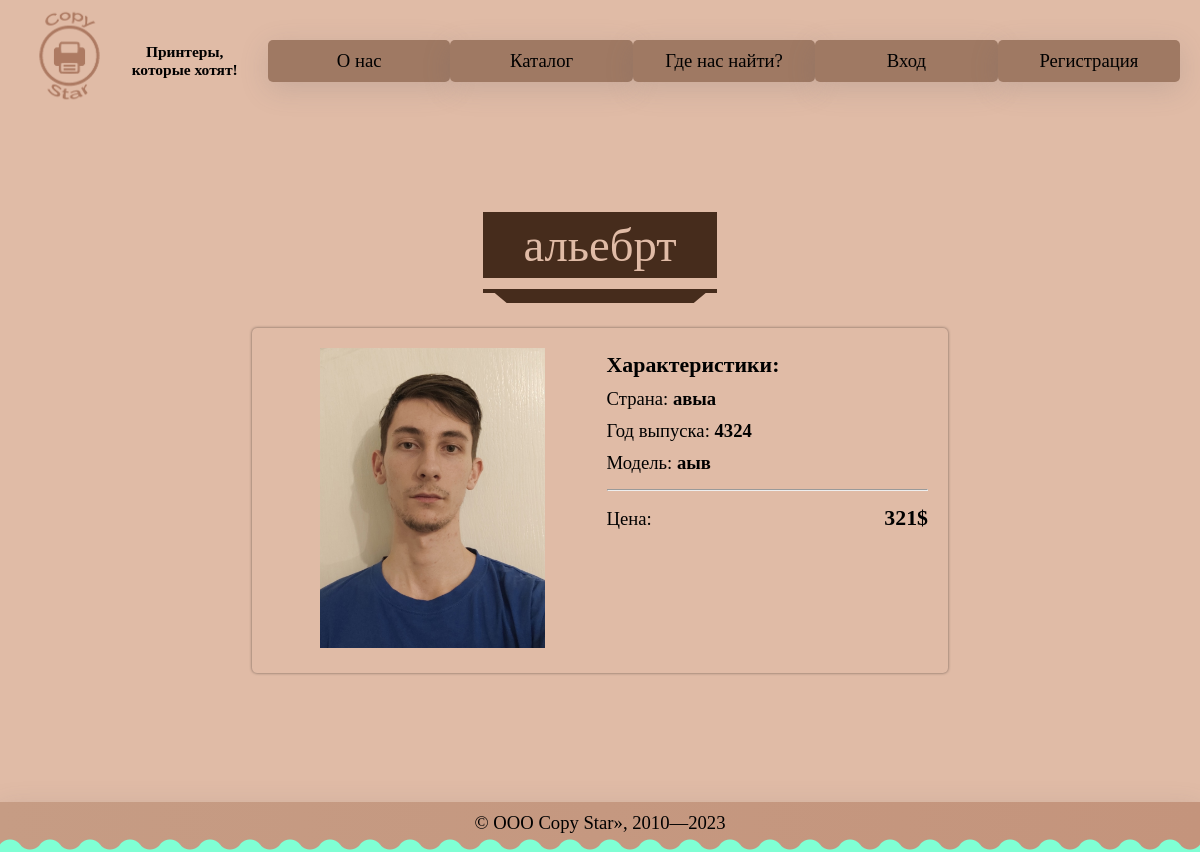
/product.php?id=6, run on the app's committed database.
### tables this page shows
CREATE TABLE `products` (
  `product_id` int(11) NOT NULL,
  `name` varchar(256) NOT NULL,
  `price` int(11) NOT NULL,
  `country` varchar(256) NOT NULL,
  `year` int(11) NOT NULL,
  `model` varchar(256) NOT NULL,
  `category` varchar(256) NOT NULL,
  `count_products` int(11) NOT NULL,
  `path` varchar(256) NOT NULL,
  `created_at` timestamp NOT NULL DEFAULT CURRENT_TIMESTAMP
);

### product.php (the view, shortened to what this page needs)
<?php
	include "connect.php";
	$id = (isset($_GET["id"])) ? $_GET["id"] : 0;
	$sql = "SELECT * FROM `products` WHERE `count_products` > 0 AND `product_id`=". $id;
	if(!$result = $connect->query($sql))
		return die ("Ошибка получения данных: ". $connect->error);
	if(!$product = $result->fetch_assoc())
		return header("Location:index.php?message=Товар отсутствует");
	include "header.php";
?>
	<main>
		<div class="content">
			<div class="head"><h2><?= $product["name"] ?></h2></div>
			<div class="product wrap">
				<div class="image">
					<img src="<?= $product["path"] ?>" alt="">
				</div>
				<div class="text">
					<h3>Характеристики:</h3>
					<p>Страна: <b><?= $product["country"] ?></b></p>
					<p>Год выпуска: <b><?= $product["year"] ?></b></p>
					<p>Модель: <b><?= $product["model"] ?></b></p>
					<hr>
					<div class="row">
						<p>Цена:</p>
						<h3><?= $product["price"] ?>$</h3>
					</div>
			</div>
		</div>
	</main>
<?php include "footer.php" ?>

### style.css (style rules this page uses)
* { margin: 0; padding: 0; box-sizing: border-box; }
body { background-color: #e0bba6; font-family: EkMuktaMedium,'Tahoma', 'sans-serif'; font-size: 14pt; }
h1,h2,h3,h4,p { padding: 5px 0; }
hr { margin: 10px 0; }
img { max-width:100%; object-fit: cover; }
div.content { max-width: 1200px; margin: 0 auto; padding: 0 20px; }
div.head { padding: 50px 20px; text-align: center; }
.head h2 { font-family: EkMuktaMedium,'Tahoma', 'sans-serif'; position: relative; color: #e0bba6; background: #462c1c; font-size: 2.5em; font-weight: normal; padding: 10px 40px; display: inline-block; margin: 0; line-height: 1; }
.head h2:before { content: ""; position: absolute; width: 100%; height: 4px; left: 0; bottom: -15px; background: #462c1c; }
.head h2:after { content: ""; position: absolute; height: 0; width: 80%; border-top: 10px solid #462c1c;; border-left: 12px solid transparent; border-right: 12px solid transparent; left: 50%; transform: translateX(-50%); bottom: -25px; }
div.wrap { padding: 20px; width: 60%; margin: 0 auto; border-radius: 5px; box-shadow: 0 0 3px rgba(0,0,0,0.5); }
div.row { display: flex; justify-content:space-between; flex-wrap: wrap; margin-bottom: 50px; align-items: center; }
main { min-height: 600px; }
main div.product { display: flex; flex-wrap: wrap; justify-content: space-between; }
main div.product > div { width: 49%; flex-shrink: 0; }
main div.product div.image { text-align: center; }
main div.product img { height: 300px; }

### data on the page
products: name "альебрт", path (picture), country "авыа", year "4324", model "аыв", price "321"
